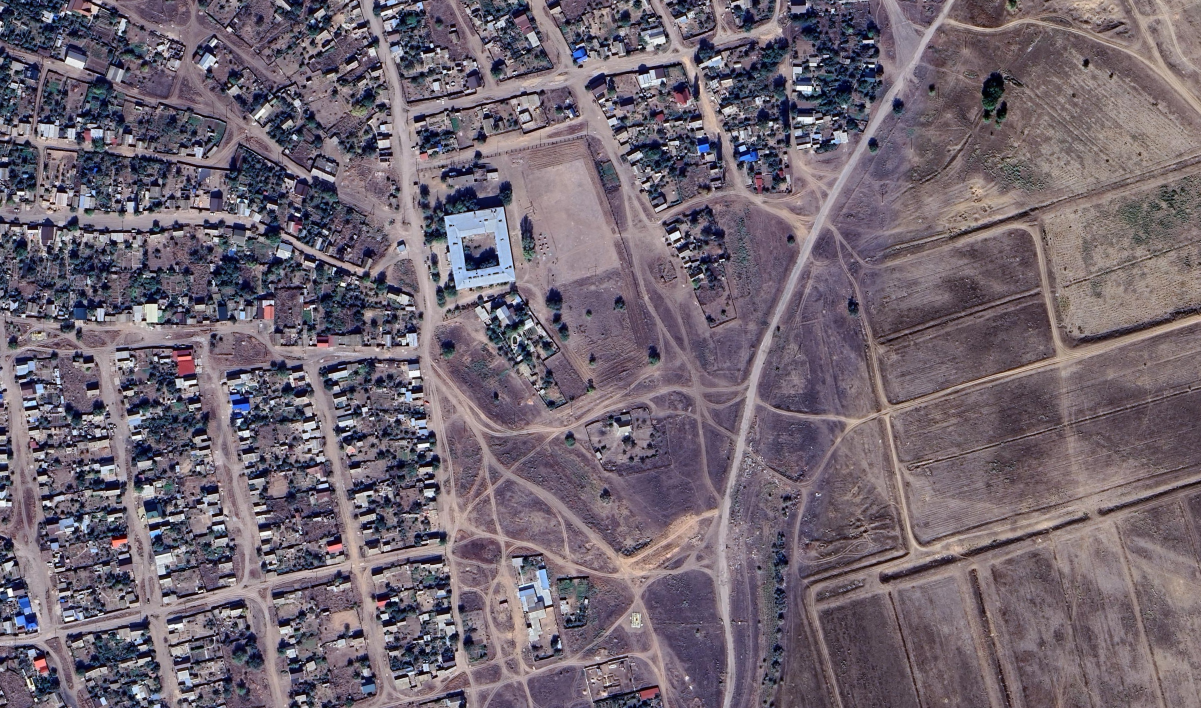
#> input picture raw/10.png, 1201 x 708 px, found by its file name; its folder holds only this picture in this run
$ python rotate_images.py
#> lines starting #> are read from the running program, lines starting #| are printed output that depends on the picture
"""
Скрипт для генерации набора обучающих изображений с имитацией поворотов (без смещений).

Назначение:
- Загружает исходные изображения из директории 'raw'
- Для каждого изображения создаёт серию кропов 300x300 пикселей:
  * С поворотами в диапазоне от -3.0° до +3.0° с шагом 0.05° (всего 121 угол)
  * Без смещений центра (фиксированный центр кропа)
- Сохраняет кропы в структурированную директорию 'angles/images' с именами,
  кодирующими параметры поворота
- Все кропы извлекаются из центра изображения после применения поворота

Формат имён файлов:
  0p0_0p0_угол.jpg
  Пример: "0p0_0p0_m2p50.jpg" → смещение (0,0), поворот -2.50°
  Особенности кодировки:
    '.' → 'p' (point)
    '-' → 'm' (minus)
    '+' → опускается (положительные значения без знака)
"""

import os
import numpy as np
import cv2 as cv
from pathlib import Path
from sys import path


# Директории для входных и выходных данных
RAW_DIR = Path(path[0] + "\\raw")          # Исходные изображения (входная директория)
ANGLES_DIR = Path(path[0] + "\\angles\\images")  # Выходные кропы с поворотами

# Параметры обработки
CROP_SIZE = 300            # Размер квадратного кропа (пиксели)
ANGLE_START = -3.0         # Начальный угол поворота (градусы)
ANGLE_END = 3.0            # Конечный угол поворота (градусы)
ANGLE_STEP = 0.05          # Шаг изменения угла (градусы)
ANGLES = int((abs(ANGLE_START) + ANGLE_END) / ANGLE_STEP + 1)  # Общее количество углов (121)

# Поддерживаемые форматы изображений (регистронезависимо)
SUPPORTED_EXTENSIONS = {'.jpg', '.jpeg', '.png', '.bmp', '.tiff', '.webp'}


def center_crop(img: np.ndarray) -> np.ndarray:
    """
    Извлекает центральный квадратный кроп заданного размера из изображения.

    Особенности:
      - Работает с изображениями любого размера ≥ CROP_SIZE
      - Автоматически корректирует координаты при граничных условиях
      - Гарантирует возврат кропа точного размера CROP_SIZE x CROP_SIZE
        (благодаря предварительной проверке размеров изображения)

    :param img: Исходное изображение (2D массив в градациях серого)
    :return: Центральный квадратный кроп размером CROP_SIZE x CROP_SIZE
    """
    h, w = img.shape[:2]  # Высота и ширина исходного изображения
    target = CROP_SIZE

    # Вычисление центра изображения
    cy, cx = h // 2, w // 2

    # Расчёт координат кропа с защитой от выхода за границы
    y1 = max(0, cy - target // 2)
    x1 = max(0, cx - target // 2)
    y2 = min(h, y1 + target)
    x2 = min(w, x1 + target)

    return img[y1:y2, x1:x2]


def rotate_image(img: np.ndarray, angle_deg: float) -> np.ndarray:
    """
    Поворачивает изображение вокруг его геометрического центра.

    Важные особенности:
      - Размер выходного изображения сохраняется равным входному
      - Пустые области (появляющиеся после поворота) заполняются чёрным цветом
      - Используется билинейная интерполяция (по умолчанию в warpAffine)
      - Центр поворота точно совпадает с центром изображения

    :param img: Исходное изображение (2D массив)
    :param angle_deg: Угол поворота в градусах
                      (положительное значение → против часовой стрелки)
    :return: Повёрнутое изображение того же размера
    """
    height, width = img.shape[:2]
    center_x, center_y = (width / 2, height / 2)

    # Создание матрицы аффинного преобразования для поворота
    matrix = cv.getRotationMatrix2D((center_x, center_y), angle_deg, 1.0)

    # Применение поворота с сохранением исходных размеров изображения
    rotated = cv.warpAffine(
        img,
        matrix,
        (width, height),
        flags=cv.INTER_LINEAR,      # Билинейная интерполяция для качества
        borderMode=cv.BORDER_CONSTANT,  # Чёрная заливка пустых областей
        borderValue=0
    )
    return rotated


def main():
    """
    Основной цикл генерации обучающих кропов с поворотами.

    Алгоритм работы:
      1. Создание выходной директории (если не существует)
      2. Генерация массива углов поворота: [-3.0, -2.95, ..., 0, ..., 2.95, 3.0]
      3. Для каждого изображения в RAW_DIR:
          - Загрузка в градациях серого
          - Проверка минимального размера (≥300x300 пикселей)
          - Для каждого угла поворота:
              * Применение поворота к полному изображению
              * Извлечение центрального кропа 300x300
              * Сохранение с кодированием угла в имени файла
      4. Все кропы сохраняются с фиксированным смещением (0,0) и переменным углом
    """
    # Создание структуры выходных директорий
    os.makedirs(ANGLES_DIR, exist_ok=True)

    # Генерация равномерной сетки углов поворота
    angles = np.linspace(ANGLE_START, ANGLE_END, ANGLES)
    print(f"Генерация кропов для {ANGLES} углов поворота: от {ANGLE_START}° до {ANGLE_END}° с шагом {ANGLE_STEP}°")

    # Обработка каждого файла в директории исходных изображений
    for filename in os.listdir(RAW_DIR):
        name, ext = os.path.splitext(filename)

        # Пропуск файлов с неподдерживаемыми расширениями
        if ext.lower() not in SUPPORTED_EXTENSIONS:
            continue

        img_path = os.path.join(RAW_DIR, filename)

        # Загрузка изображения в градациях серого
        try:
            img = cv.imread(img_path, cv.IMREAD_GRAYSCALE)
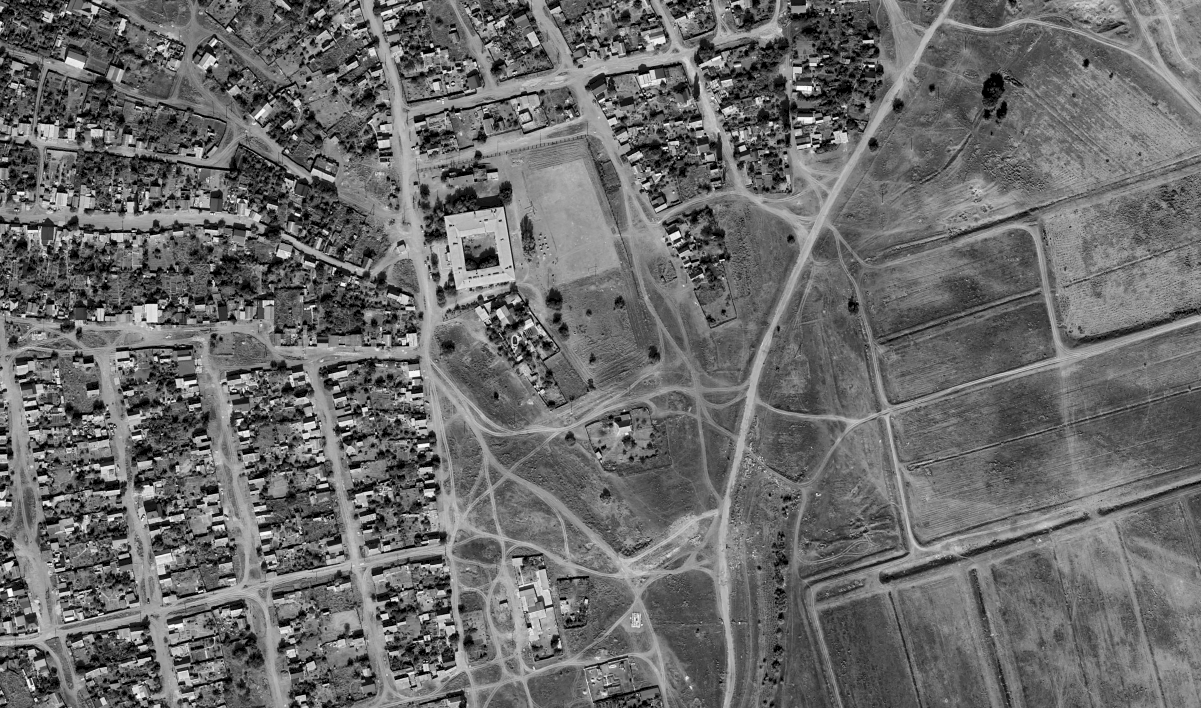
#> img: shape (708, 1201); min 0, max 254, mean 106.3
            if img is None:
                raise ValueError("Изображение не может быть загружено (повреждено или неподдерживаемый формат)")
        except Exception as e:
            print(f"Не удалось открыть {img_path}: {e}")
            continue

        # Проверка минимального размера изображения (исправление бага: h, w вместо w, h)
        h, w = img.shape[:2]
#> h = 708; w = 1201
        if w < CROP_SIZE or h < CROP_SIZE:
            print(f"Пропущено {filename}: размер ({w}x{h}) меньше минимального {CROP_SIZE}x{CROP_SIZE}")
            continue

        # Создание поддиректории для текущего изображения
        output_subdir = os.path.join(ANGLES_DIR, ("rotate_" + name))
        os.makedirs(output_subdir, exist_ok=True)

        # Генерация кропов для всех углов поворота
        for angle in angles:
            # 1. Поворот полного изображения
            rotated = rotate_image(img, angle)

            # 2. Извлечение центрального кропа
            cropped = center_crop(rotated)

            # 3. Форматирование угла для имени файла:
            #    Пример: -2.5 → "-2.50" → "m2p50"
            angle_str = f"{angle:+.2f}"  # Формат с двумя знаками после запятой и знаком
            safe_angle = (angle_str.replace('+', '')  # Удаление '+' для положительных значений
                                 .replace('-', 'm')   # Замена '-' на 'm'
                                 .replace('.', 'p'))  # Замена '.' на 'p'

            # 4. Формирование имени файла: "0p0_0p0_угол.jpg"
            #    Смещение всегда (0,0) - поворот относительно центра без сдвига
            out_filename = f"0p0_0p0_{safe_angle}.jpg"
            out_path = os.path.join(output_subdir, out_filename)

            # 5. Сохранение кропа с оптимальным качеством JPEG
            cv.imwrite(out_path, cropped, [int(cv.IMWRITE_JPEG_QUALITY), 95])
#> this loop made 121 passes
#> pass 1, in rotate_image, `rotated = cv.warpAffine( img, matrix, (width, height), flags=cv.INTER_..`:
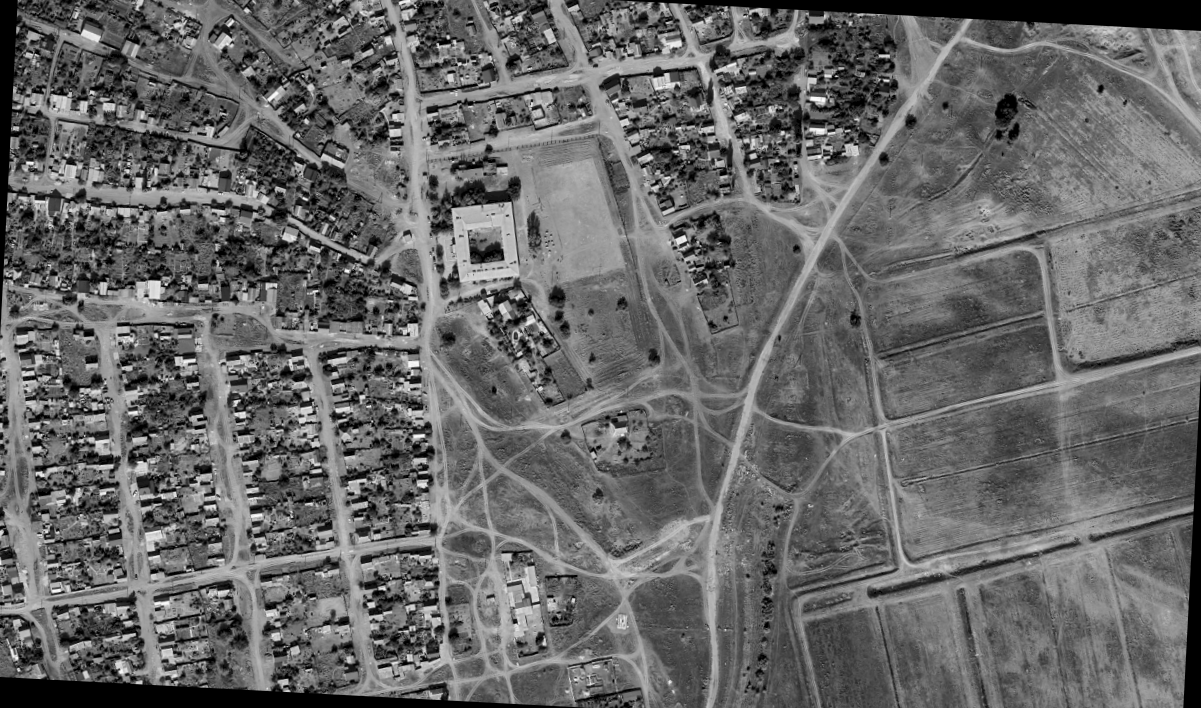
#> rotated: shape (708, 1201); min 0, max 253, mean 103.5
#> pass 1, in main, `cropped = center_crop(rotated)`:
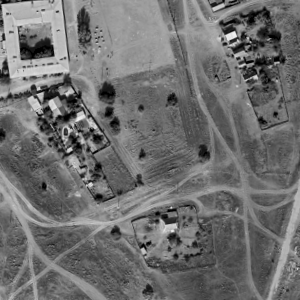
#> cropped: shape (300, 300); min 0, max 242, mean 111.4
#> after the loop:
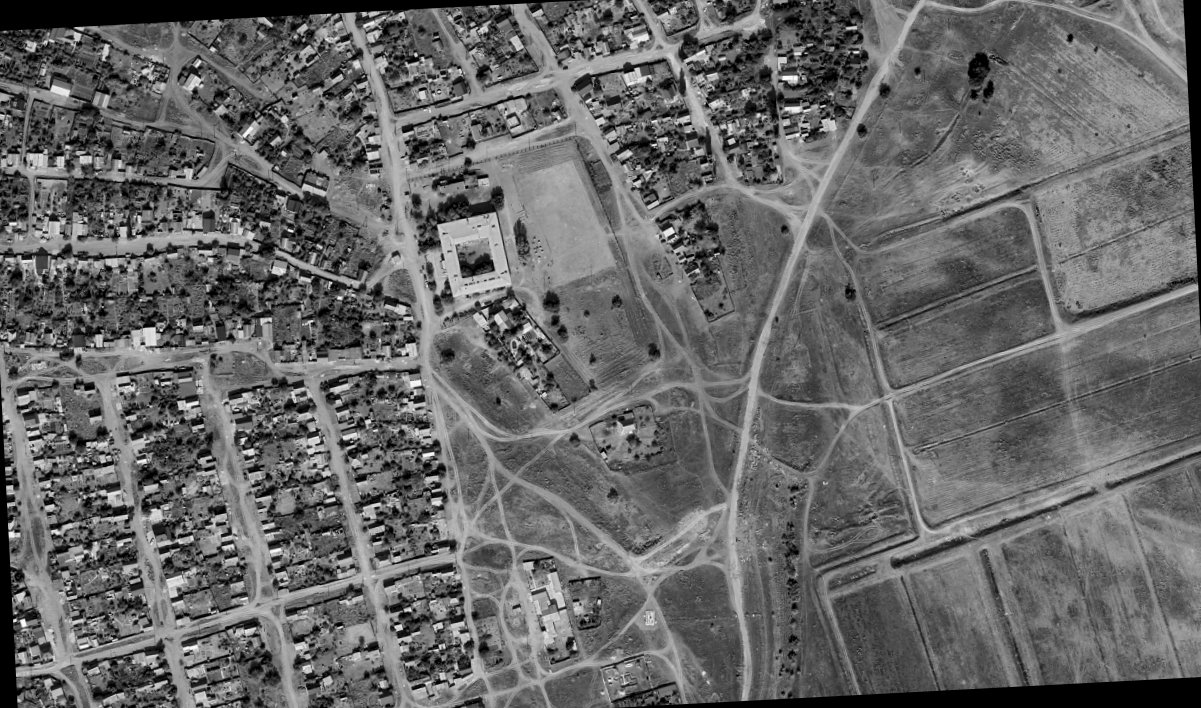
#> rotated: shape (708, 1201); min 0, max 253, mean 103.3

        print(f"Обработано: {filename} → {ANGLES} кропов сохранено в {os.path.basename(output_subdir)}")
#| Обработано: 10.png → 121 кропов сохранено в rotate_10

    print(f"\nВсе изображения обработаны! Сгенерировано кропов для {len(os.listdir(RAW_DIR))} исходных изображений.")


if __name__ == "__main__":
    main()

$ run again, on raw/9.png
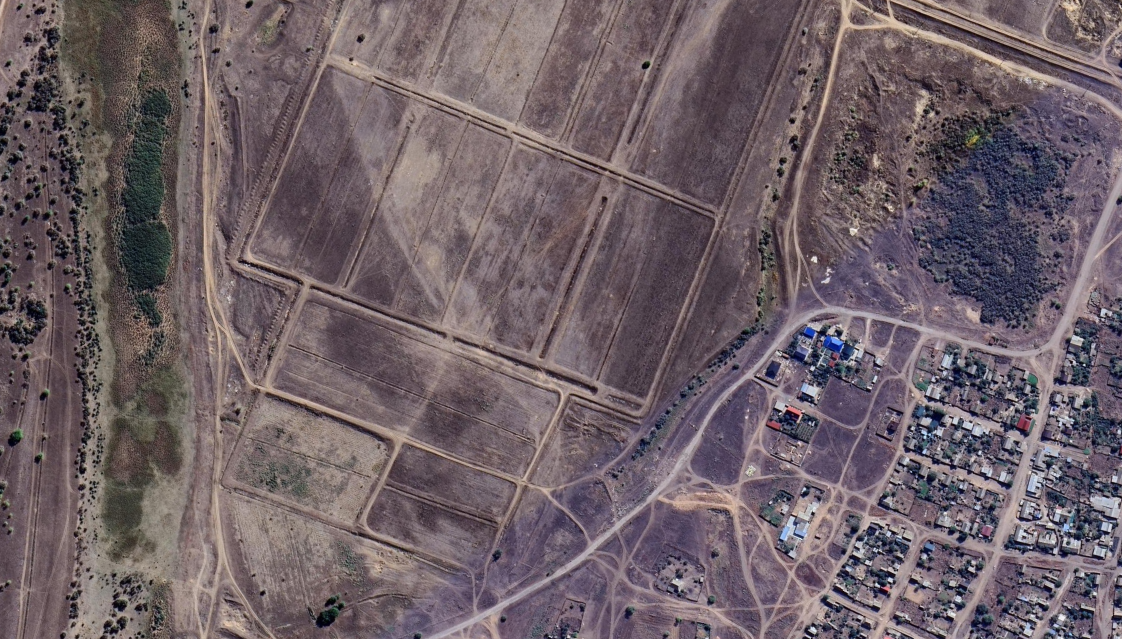
#> input picture raw/9.png, 1122 x 639 px, found by its file name
#> the loop in main, `for angle in angles:` made 121 passes
#> pass 1, in main, `cropped = center_crop(rotated)`:
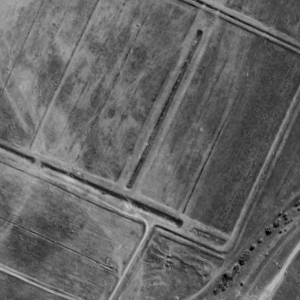
#> cropped: shape (300, 300); min 0, max 202, mean 101.8
#> after the loop in main, `for angle in angles:`:
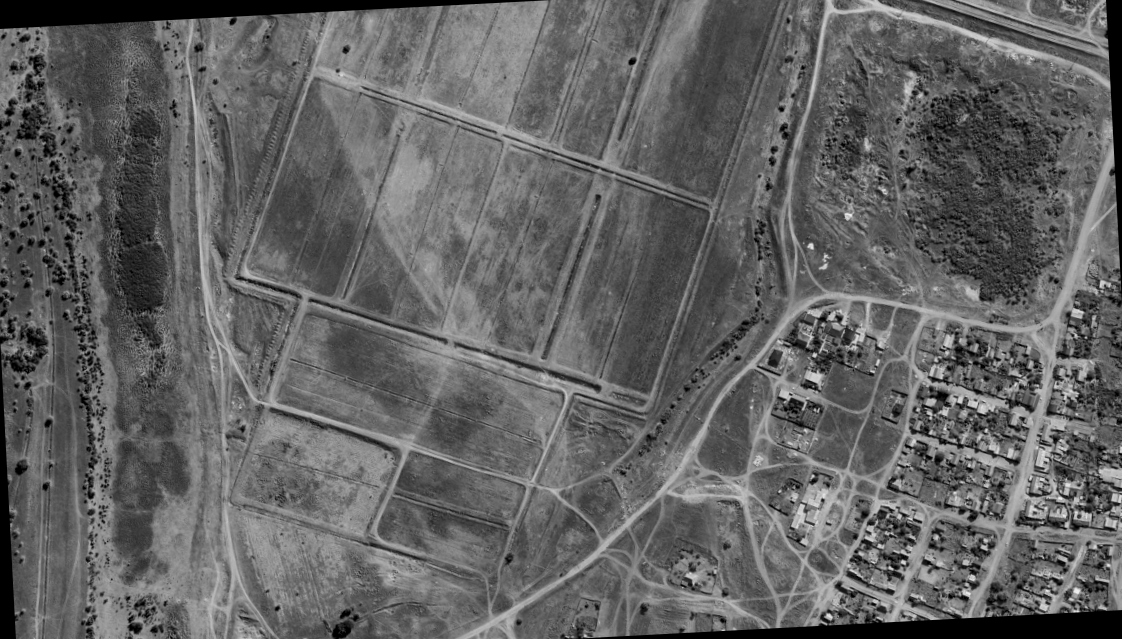
#> rotated: shape (639, 1122); min 0, max 240, mean 98.5
#| Обработано: 9.png → 121 кропов сохранено в rotate_9
